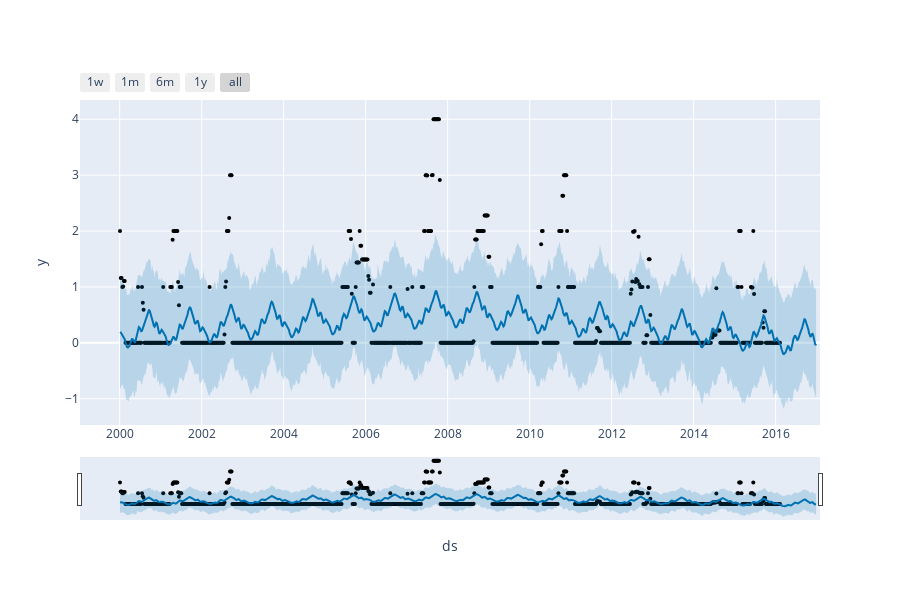

The notebook cell saved with this chart:
### Code cell
plot_plotly(model4, forecast4)

### Figure 1 — Plotly figure (JSON) as saved in the notebook; plotly's stock layout.template omitted (floating-point values rounded to 4 significant figures; data arrays with more than 128 entries replaced by an {"elided": "..."} marker saying what was removed)
{"data": [{"marker": {"color": "black", "size": 4}, "mode": "markers", "name": "Actual", "type": "scatter", "x": {"elided": "841 str values"}, "y": {"elided": "841 float values"}}, {"hoverinfo": "skip", "line": {"width": 0}, "mode": "lines", "type": "scatter", "x": {"elided": "887 str values"}, "y": {"elided": "887 float values"}}, {"fill": "tonexty", "fillcolor": "rgba(0, 114, 178, 0.2)", "line": {"color": "#0072B2", "width": 2}, "mode": "lines", "name": "Predicted", "type": "scatter", "x": {"elided": "887 str values"}, "y": {"elided": "887 float values"}}, {"fill": "tonexty", "fillcolor": "rgba(0, 114, 178, 0.2)", "hoverinfo": "skip", "line": {"width": 0}, "mode": "lines", "type": "scatter", "x": {"elided": "887 str values"}, "y": {"elided": "887 float values"}}], "layout": {"height": 600, "showlegend": false, "width": 900, "xaxis": {"autorange": true, "range": ["1999-01-12 15:16:21.8182", "2017-01-30 08:43:38.1818"], "rangeselector": {"buttons": [{"count": 7, "label": "1w", "step": "day", "stepmode": "backward"}, {"count": 1, "label": "1m", "step": "month", "stepmode": "backward"}, {"count": 6, "label": "6m", "step": "month", "stepmode": "backward"}, {"count": 1, "label": "1y", "step": "year", "stepmode": "backward"}, {"step": "all"}]}, "rangeslider": {"autorange": true, "range": ["1999-01-12 15:16:21.8182", "2017-01-30 08:43:38.1818"], "visible": true, "yaxis": {"_template": null, "rangemode": "match"}}, "title": {"text": "ds"}, "type": "date"}, "yaxis": {"autorange": true, "range": [-1.469, 4.344], "title": {"text": "y"}, "type": "linear"}}}
